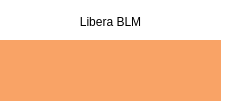
<?xml version="1.0" encoding="UTF-8"?>
<ui version="4.0">
 <class>MainWindow</class>
 <widget class="QMainWindow" name="MainWindow">
  <property name="geometry">
   <rect>
    <x>0</x>
    <y>0</y>
    <width>229</width>
    <height>110</height>
   </rect>
  </property>
  <property name="windowTitle">
   <string>MainWindow</string>
  </property>
  <property name="styleSheet">
   <string notr="true">background-color: rgb(255, 255, 255);</string>
  </property>
  <property name="Title" stdset="0">
   <string>Libera BLM: $(DEVICE)</string>
  </property>
  <widget class="QWidget" name="centralwidget">
   <widget class="caLabel" name="calabel">
    <property name="geometry">
     <rect>
      <x>0</x>
      <y>10</y>
      <width>221</width>
      <height>24</height>
     </rect>
    </property>
    <property name="styleSheet">
     <string notr="true"/>
    </property>
    <property name="text">
     <string>Libera BLM</string>
    </property>
    <property name="alignment">
     <set>Qt::AlignCenter</set>
    </property>
   </widget>
   <widget class="caFrame" name="caframe">
    <property name="geometry">
     <rect>
      <x>0</x>
      <y>40</y>
      <width>221</width>
      <height>61</height>
     </rect>
    </property>
    <property name="styleSheet">
     <string notr="true">background-color: rgb(249, 163, 102);</string>
    </property>
    <widget class="caRelatedDisplay" name="carelateddisplay">
     <property name="geometry">
      <rect>
       <x>10</x>
       <y>10</y>
       <width>201</width>
       <height>41</height>
      </rect>
     </property>
     <property name="background">
      <color>
       <red>196</red>
       <green>204</green>
       <blue>213</blue>
      </color>
     </property>
     <property name="labels">
      <string notr="true">Channel A;Channel B;Channel C;Channel D</string>
     </property>
     <property name="files">
      <string notr="true">processing;processing;processing;processing</string>
     </property>
     <property name="args">
      <string notr="true">DEVICE=$(DEVICE),CH=A;DEVICE=$(DEVICE),CH=B;DEVICE=$(DEVICE),CH=C;DEVICE=$(DEVICE),CH=D</string>
     </property>
     <property name="fontScaleMode">
      <enum>EPushButton::WidthAndHeight</enum>
     </property>
     <property name="stackingMode" stdset="0">
      <enum>caRowColMenu::RowColumn</enum>
     </property>
     <property name="removeParent" stdset="0">
      <string>false;false;false;false</string>
     </property>
    </widget>
   </widget>
  </widget>
 </widget>
 <customwidgets>
  <customwidget>
   <class>caRelatedDisplay</class>
   <extends>QWidget</extends>
   <header>caRelatedDisplay</header>
  </customwidget>
  <customwidget>
   <class>caFrame</class>
   <extends>QFrame</extends>
   <header>caFrame</header>
   <container>1</container>
  </customwidget>
  <customwidget>
   <class>caLabel</class>
   <extends>QLabel</extends>
   <header>caLabel</header>
  </customwidget>
 </customwidgets>
 <resources>
  <include location="images/images.qrc"/>
 </resources>
 <connections/>
</ui>
